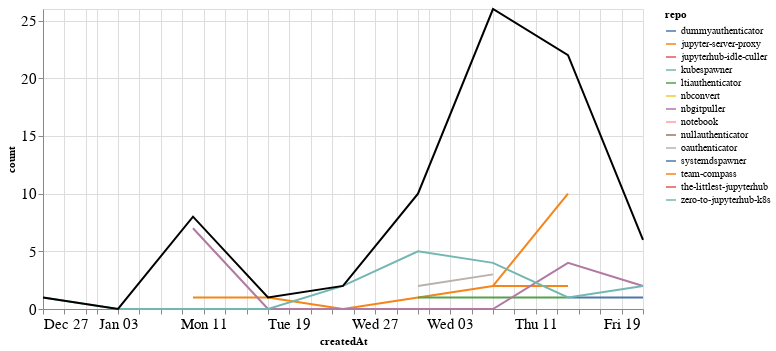

Notebook source saved alongside this figure:
### Markdown cell above
### Comments

### Code cell
comments_time = comments.groupby('repo').resample('W', on='createdAt').count()['author'].reset_index()
comments_time = comments_time.rename(columns={'author': 'count'})
comments_time_total = comments_time.groupby('createdAt').agg({"count": "sum"}).reset_index()
ch1 = alt.Chart(comments_time, width=600).mark_line().encode(
    x='createdAt',
    y='count',
    color='repo',
    tooltip="repo"
)

ch2 = alt.Chart(comments_time_total, width=600).mark_line(color="black").encode(
    x='createdAt',
    y='count',
)

ch1 + ch2

### Figure 1 — Vega-Lite specification as saved in the notebook (floating-point values rounded to 4 significant figures)
{"config": {"axisLeft": {"labelFontSize": 15}, "axisBottom": {"labelFontSize": 15}}, "layer": [{"data": {"name": "data-715e32844a2ffa269a6552e31241d13d"}, "mark": "line", "encoding": {"color": {"type": "nominal", "field": "repo"}, "tooltip": {"type": "nominal", "field": "repo"}, "x": {"type": "temporal", "field": "createdAt"}, "y": {"type": "quantitative", "field": "count"}}, "width": 600}, {"data": {"name": "data-3287b043bff55526e13444ac20060c5e"}, "mark": {"type": "line", "color": "black"}, "encoding": {"x": {"type": "temporal", "field": "createdAt"}, "y": {"type": "quantitative", "field": "count"}}, "width": 600}], "$schema": "https://vega.github.io/schema/vega-lite/v4.8.1.json", "datasets": {"data-715e32844a2ffa269a6552e31241d13d": [{"repo": "dummyauthenticator", "createdAt": "2021-02-14T00:00:00", "count": 1}, {"repo": "jupyter-server-proxy", "createdAt": "2021-01-10T00:00:00", "count": 1}, {"repo": "jupyter-server-proxy", "createdAt": "2021-01-17T00:00:00", "count": 1}, {"repo": "jupyter-server-proxy", "createdAt": "2021-01-24T00:00:00", "count": 0}, {"repo": "jupyter-server-proxy", "createdAt": "2021-01-31T00:00:00", "count": 1}, {"repo": "jupyter-server-proxy", "createdAt": "2021-02-07T00:00:00", "count": 2}, {"repo": "jupyter-server-proxy", "createdAt": "2021-02-14T00:00:00", "count": 2}, {"repo": "jupyterhub-idle-culler", "createdAt": "2021-01-31T00:00:00", "count": 1}, {"repo": "kubespawner", "createdAt": "2021-02-21T00:00:00", "count": 1}, {"repo": "ltiauthenticator", "createdAt": "2021-01-31T00:00:00", "count": 1}, {"repo": "ltiauthenticator", "createdAt": "2021-02-07T00:00:00", "count": 1}, {"repo": "ltiauthenticator", "createdAt": "2021-02-14T00:00:00", "count": 1}, {"repo": "nbconvert", "createdAt": "2021-02-07T00:00:00", "count": 12}, {"repo": "nbgitpuller", "createdAt": "2021-01-10T00:00:00", "count": 7}, {"repo": "nbgitpuller", "createdAt": "2021-01-17T00:00:00", "count": 0}, {"repo": "nbgitpuller", "createdAt": "2021-01-24T00:00:00", "count": 0}, {"repo": "nbgitpuller", "createdAt": "2021-01-31T00:00:00", "count": 0}, {"repo": "nbgitpuller", "createdAt": "2021-02-07T00:00:00", "count": 0}, {"repo": "nbgitpuller", "createdAt": "2021-02-14T00:00:00", "count": 4}, {"repo": "nbgitpuller", "createdAt": "2021-02-21T00:00:00", "count": 2}, {"repo": "notebook", "createdAt": "2021-02-07T00:00:00", "count": 2}, {"repo": "nullauthenticator", "createdAt": "2021-02-14T00:00:00", "count": 1}, {"repo": "oauthenticator", "createdAt": "2021-01-31T00:00:00", "count": 2}, {"repo": "oauthenticator", "createdAt": "2021-02-07T00:00:00", "count": 3}, {"repo": "systemdspawner", "createdAt": "2021-02-14T00:00:00", "count": 1}, {"repo": "systemdspawner", "createdAt": "2021-02-21T00:00:00", "count": 1}, {"repo": "team-compass", "createdAt": "2021-02-07T00:00:00", "count": 2}, {"repo": "team-compass", "createdAt": "2021-02-14T00:00:00", "count": 10}, {"repo": "the-littlest-jupyterhub", "createdAt": "2021-02-14T00:00:00", "count": 1}, {"repo": "zero-to-jupyterhub-k8s", "createdAt": "2020-12-27T00:00:00", "count": 1}, {"repo": "zero-to-jupyterhub-k8s", "createdAt": "2021-01-03T00:00:00", "count": 0}, {"repo": "zero-to-jupyterhub-k8s", "createdAt": "2021-01-10T00:00:00", "count": 0}, {"repo": "zero-to-jupyterhub-k8s", "createdAt": "2021-01-17T00:00:00", "count": 0}, {"repo": "zero-to-jupyterhub-k8s", "createdAt": "2021-01-24T00:00:00", "count": 2}, {"repo": "zero-to-jupyterhub-k8s", "createdAt": "2021-01-31T00:00:00", "count": 5}, {"repo": "zero-to-jupyterhub-k8s", "createdAt": "2021-02-07T00:00:00", "count": 4}, {"repo": "zero-to-jupyterhub-k8s", "createdAt": "2021-02-14T00:00:00", "count": 1}, {"repo": "zero-to-jupyterhub-k8s", "createdAt": "2021-02-21T00:00:00", "count": 2}], "data-3287b043bff55526e13444ac20060c5e": [{"createdAt": "2020-12-27T00:00:00", "count": 1}, {"createdAt": "2021-01-03T00:00:00", "count": 0}, {"createdAt": "2021-01-10T00:00:00", "count": 8}, {"createdAt": "2021-01-17T00:00:00", "count": 1}, {"createdAt": "2021-01-24T00:00:00", "count": 2}, {"createdAt": "2021-01-31T00:00:00", "count": 10}, {"createdAt": "2021-02-07T00:00:00", "count": 26}, {"createdAt": "2021-02-14T00:00:00", "count": 22}, {"createdAt": "2021-02-21T00:00:00", "count": 6}]}}
